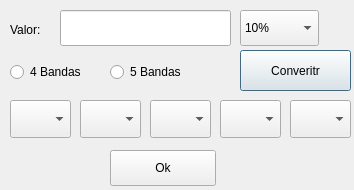
<?xml version="1.0" encoding="UTF-8"?>
<ui version="4.0">
 <class>Resistenciasven2</class>
 <widget class="QDialog" name="Resistenciasven2">
  <property name="geometry">
   <rect>
    <x>0</x>
    <y>0</y>
    <width>354</width>
    <height>190</height>
   </rect>
  </property>
  <property name="windowTitle">
   <string>Dialog</string>
  </property>
  <widget class="QPushButton" name="Col_Val">
   <property name="geometry">
    <rect>
     <x>240</x>
     <y>50</y>
     <width>111</width>
     <height>41</height>
    </rect>
   </property>
   <property name="text">
    <string>Converitr</string>
   </property>
  </widget>
  <widget class="QPushButton" name="Ok_Res">
   <property name="geometry">
    <rect>
     <x>110</x>
     <y>150</y>
     <width>106</width>
     <height>36</height>
    </rect>
   </property>
   <property name="text">
    <string>Ok</string>
   </property>
  </widget>
  <widget class="KColorCombo" name="kColor1">
   <property name="geometry">
    <rect>
     <x>10</x>
     <y>100</y>
     <width>61</width>
     <height>38</height>
    </rect>
   </property>
   <property name="editable">
    <bool>false</bool>
   </property>
   <property name="currentText">
    <string notr="true"/>
   </property>
   <property name="color" stdset="0">
    <color>
     <red>0</red>
     <green>0</green>
     <blue>0</blue>
    </color>
   </property>
  </widget>
  <widget class="KColorCombo" name="kColor2">
   <property name="geometry">
    <rect>
     <x>80</x>
     <y>100</y>
     <width>61</width>
     <height>38</height>
    </rect>
   </property>
   <property name="editable">
    <bool>false</bool>
   </property>
   <property name="currentText">
    <string notr="true"/>
   </property>
   <property name="color" stdset="0">
    <color>
     <red>0</red>
     <green>0</green>
     <blue>0</blue>
    </color>
   </property>
  </widget>
  <widget class="KColorCombo" name="kColor3">
   <property name="geometry">
    <rect>
     <x>150</x>
     <y>100</y>
     <width>61</width>
     <height>38</height>
    </rect>
   </property>
   <property name="editable">
    <bool>false</bool>
   </property>
   <property name="currentText">
    <string notr="true"/>
   </property>
   <property name="color" stdset="0">
    <color>
     <red>0</red>
     <green>0</green>
     <blue>0</blue>
    </color>
   </property>
  </widget>
  <widget class="KColorCombo" name="kColor4">
   <property name="geometry">
    <rect>
     <x>220</x>
     <y>100</y>
     <width>61</width>
     <height>38</height>
    </rect>
   </property>
   <property name="editable">
    <bool>false</bool>
   </property>
   <property name="currentText">
    <string notr="true"/>
   </property>
   <property name="color" stdset="0">
    <color>
     <red>0</red>
     <green>0</green>
     <blue>0</blue>
    </color>
   </property>
  </widget>
  <widget class="KColorCombo" name="kColor5">
   <property name="geometry">
    <rect>
     <x>290</x>
     <y>100</y>
     <width>61</width>
     <height>38</height>
    </rect>
   </property>
   <property name="editable">
    <bool>false</bool>
   </property>
   <property name="currentText">
    <string notr="true"/>
   </property>
   <property name="color" stdset="0">
    <color>
     <red>0</red>
     <green>0</green>
     <blue>0</blue>
    </color>
   </property>
  </widget>
  <widget class="QLabel" name="label">
   <property name="geometry">
    <rect>
     <x>10</x>
     <y>20</y>
     <width>63</width>
     <height>20</height>
    </rect>
   </property>
   <property name="text">
    <string>Valor:</string>
   </property>
  </widget>
  <widget class="QLineEdit" name="ValorC">
   <property name="geometry">
    <rect>
     <x>60</x>
     <y>10</y>
     <width>171</width>
     <height>36</height>
    </rect>
   </property>
  </widget>
  <widget class="QRadioButton" name="B4">
   <property name="geometry">
    <rect>
     <x>10</x>
     <y>60</y>
     <width>115</width>
     <height>24</height>
    </rect>
   </property>
   <property name="text">
    <string>4 Bandas</string>
   </property>
  </widget>
  <widget class="QRadioButton" name="B5">
   <property name="geometry">
    <rect>
     <x>110</x>
     <y>60</y>
     <width>115</width>
     <height>24</height>
    </rect>
   </property>
   <property name="text">
    <string>5 Bandas</string>
   </property>
  </widget>
  <widget class="QComboBox" name="comboTol">
   <property name="geometry">
    <rect>
     <x>240</x>
     <y>10</y>
     <width>79</width>
     <height>36</height>
    </rect>
   </property>
   <item>
    <property name="text">
     <string>10%</string>
    </property>
   </item>
   <item>
    <property name="text">
     <string>5%</string>
    </property>
   </item>
   <item>
    <property name="text">
     <string>1%</string>
    </property>
   </item>
   <item>
    <property name="text">
     <string>0.5%</string>
    </property>
   </item>
   <item>
    <property name="text">
     <string>0.25%</string>
    </property>
   </item>
   <item>
    <property name="text">
     <string>0.1%</string>
    </property>
   </item>
  </widget>
 </widget>
 <customwidgets>
  <customwidget>
   <class>KColorCombo</class>
   <extends>QComboBox</extends>
   <header>kcolorcombo.h</header>
  </customwidget>
 </customwidgets>
 <resources/>
 <connections/>
</ui>
